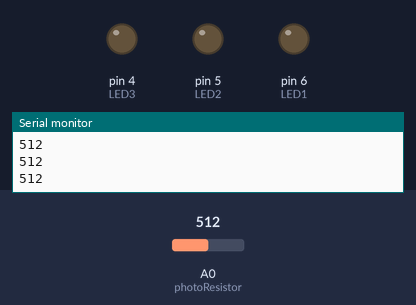
The sketch below on a simulated Arduino Uno, built with avr-gcc and run on an emulated ATmega328P. Parts: output pins drawn as LEDs (lit = HIGH), the last lines printed to the serial monitor. Dashed ring = blinking. Inputs (shaded band) come from the test bench; at power-on: A0 (photoResistor) = 512.

Above: at 1.2 s.
1.3 s: A0 (photoResistor) set to 584
2.8 s: A0 (photoResistor) set to 610
At 2.95 s:
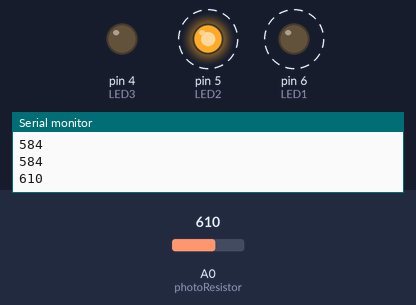
5.8 s: A0 (photoResistor) set to 590
At 6.4 s:
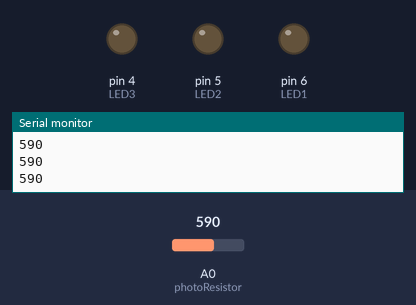
7.3 s: A0 (photoResistor) set to 716
At 7.55 s:
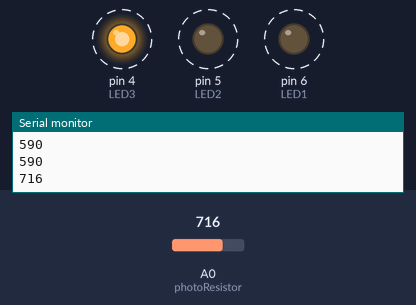
Timing chart, 0 to 11.3 s (numbered marks = the images above; inputs shaded):
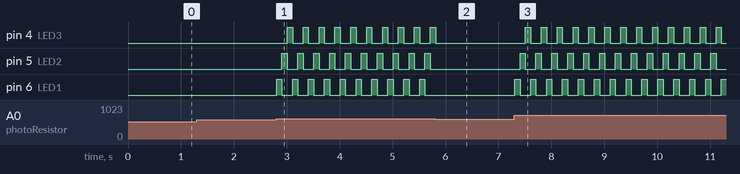

The sketch:

sketch_leds_with_temp18B20.ino
```cpp
const int LED1 = 6;
const int LED2 = 5;
const int LED3 = 4;
const int photoResistor = A0;
int val;

void runleds(){
  digitalWrite(LED1, HIGH);
  delay(100);
  digitalWrite(LED1, LOW);
  digitalWrite(LED2, HIGH);
  delay(100);
  digitalWrite(LED2, LOW);
  digitalWrite(LED3, HIGH);
  delay(100);
  digitalWrite(LED3, LOW);
}

void stopleds(){
  digitalWrite(LED1, LOW);
  digitalWrite(LED2, LOW);
  digitalWrite(LED3, LOW);
}

void setup() {
  Serial.begin(9600);
  pinMode(LED1, OUTPUT);
  pinMode(LED2, OUTPUT);
  pinMode(LED3, OUTPUT);
  pinMode(photoResistor, INPUT);
}

void loop() {
  val = analogRead(photoResistor);
  Serial.println(val);
  if (val>600){
    runleds();
  }else{
    stopleds();
  }
}
```

Measured:
- the behaviour switches between 600 and 601 on A0 (photoResistor) (found by bisection; images 0 and 1)
- after the input at 2.8 s, pin 4 (LED3): alternates HIGH for 0.10 s and LOW for 0.20 s, starting after 0.21 s; pin 5 (LED2): alternates HIGH for 0.10 s and LOW for 0.20 s, starting after 0.11 s; pin 6 (LED1): alternates HIGH for 0.10 s and LOW for 0.20 s, starting at once
- after the input at 5.8 s, pin 4 (LED3): goes on until 5.8 s, then stays LOW; pin 5 (LED2), pin 6 (LED1): stops changing and stays LOW
- after the input at 7.3 s, pin 4 (LED3): alternates HIGH for 0.10 s and LOW for 0.20 s, starting after 0.21 s; pin 5 (LED2): alternates HIGH for 0.10 s and LOW for 0.20 s, starting after 0.11 s; pin 6 (LED1): alternates HIGH for 0.10 s and LOW for 0.20 s, starting at once
